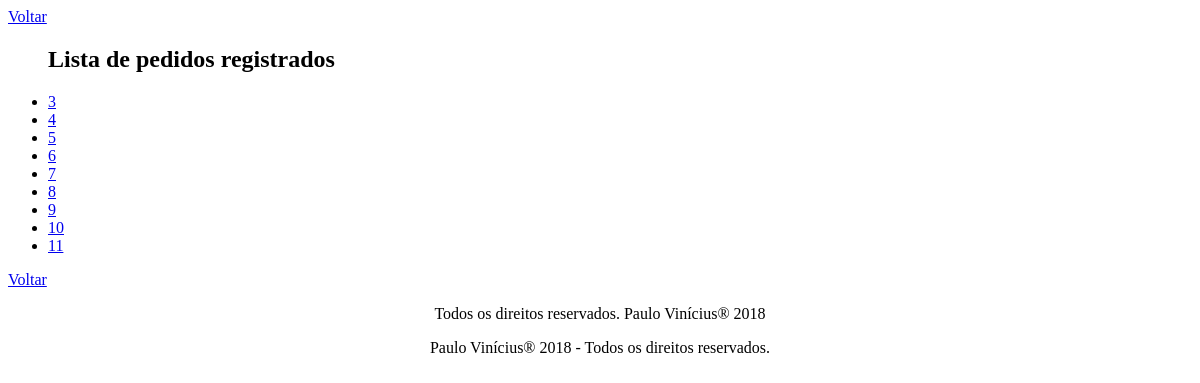
The app's page /listaped/ (signed in), older data.
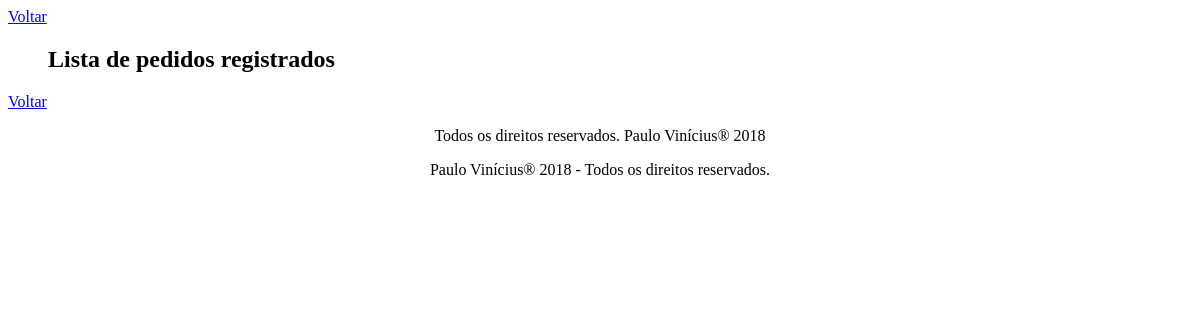
The same page, newer data.
### pedidos/models.py (models this page shows, shortened)
class Pedido(models.Model):
    pessoas = models.ForeignKey(Pessoa, verbose_name="Lista de clientes cadastrados", on_delete=models.PROTECT)
    produtos = models.ForeignKey(Produto, verbose_name="Lista de Produtos", default=None, on_delete=models.PROTECT)
    data = models.DateField()
    class Meta:
        ordering = ["pk"]
        verbose_name_plural = "pedidos"

### pedidos/views.py (the view)
# urls.py: path('listaped/', lista_pedidos, name='listapedidos'),
@login_required
def lista_pedidos(request):
    pedidos = Pedido.objects.all()
    return render(request, 'listapedidos.html', {'pedidos': pedidos})

### template/listapedidos.html (shortened to what this page needs)
<!doctype html>
<html lang="en">
<head>
</head>
<body>
    <a href="javascript:window.history.go(-1)">Voltar</a>
    <ul><h2>Lista de pedidos registrados</h2>
    {% for p in pedidos %}
    <li>
        <a href="{% url 'ped_update' p.id %}"> {{p.id}}</a>
    </li>
    {% endfor %}
    </ul>
    <a href="javascript:window.history.go(-1)">Voltar</a>
<footer>
    <p align="center" data-background-color="black"> Todos os direitos reservados. Paulo Vinícius® 2018</p>
<footer> <p align="center">Paulo Vinícius® 2018 - Todos os direitos reservados. </p> </footer>
</body>
</html>

Row changes from the older to the newer data that the page shows:
removed Pedido: id "3"
removed Pedido: id "4"
removed Pedido: id "5"
removed Pedido: id "6"
removed Pedido: id "7"
removed Pedido: id "8"
removed Pedido: id "9"
removed Pedido: id "10"
removed Pedido: id "11"
